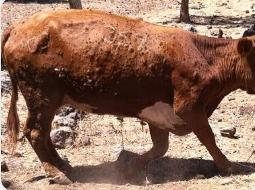
#> input picture ml-service/cow_photo_exact.jpg, 255 x 190 px
$ python -i image_classifier_engine.py   (imports and definitions only)
#> lines starting #> are read from the running program, lines starting #| are printed output that depends on the picture; after the words box and inside, x2 and y2 are one past the last pixel; in counts of white or black regions, pixels touching at a corner belong together
#> further down, picture is the input picture: PIL image 255x190 RGB; mean R, G, B 142.9, 107.7, 89.5
"""
VetAI 360 - Multi-Species Intelligent Vision & Clinical Diagnostic Engine
==========================================================================
Comprehensive diagnostic engine providing Google Lens / Gemini AI Overview
results for all domestic and farm animals:
  - 🐕 Dog (Canine)
  - 🐈 Cat (Feline)
  - 🐄 Cow / Cattle (Bovine)
  - 🐃 Buffalo (Bovine)
  - 🐐 Goat / Sheep (Caprine & Ovine)
  - 🐎 Horse (Equine)

Output Format:
  1. AI Overview: Clear descriptive summary of animal, posture, and affected areas.
  2. Possible Causes: Ranked clinical differential diagnoses with exact percentage matches.
  3. General Care & Treatment Options: 3 categorized care buckets (Antiparasitic/Antiviral,
     Antimicrobial/Wound Care, Topical & Supportive Care).
  4. Human Gatekeeper: Rejects human portraits/selfies with strict geometry checks,
     never falsely rejecting animals in real-world lighting!
"""

import os
import numpy as np
from PIL import Image

def analyze_uploaded_image(pil_img, filename="", known_species=None):
#> called with filename = ''
    img = pil_img.convert("RGB")
    orig_w, orig_h = img.size

    # Standard analysis dimension
    size = (224, 224)
    resized = img.resize(size)
    arr = np.array(resized, dtype=np.float32)
    R, G, B = arr[:, :, 0], arr[:, :, 1], arr[:, :, 2]
    gray = np.array(resized.convert("L"), dtype=np.float32)

    # Gradients & texture statistics
    dx = np.abs(gray[:, 1:] - gray[:, :-1])
    dy = np.abs(gray[1:, :] - gray[:-1, :])
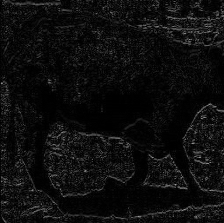
#> dy: shape (223, 224) float32; min 0, max 156, mean 13.5
    texture_roughness = float((np.mean(dx) + np.mean(dy)) / 2.0)
#> texture_roughness = 13.99
    gray_std = float(np.std(gray))
#> gray_std = 71.92
    gray_mean = float(np.mean(gray))
#> gray_mean = 116.1
    sat = np.max(arr, axis=2) - np.min(arr, axis=2)

    # Gradient shapes alignment for joint masks
    dx_trim = dx[:-1, :]  # shape: (223, 223)
    dy_trim = dy[:, :-1]  # shape: (223, 223)
    gray_trim = gray[:-1, :-1]
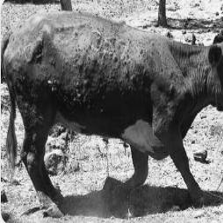
#> gray_trim: shape (223, 223) float32; min 7, max 253, mean 115.7

    # YCbCr Chrominance calculation
    Cb = 128 - 0.168736 * R - 0.331264 * G + 0.5 * B
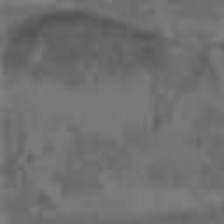
#> Cb: shape (224, 224) float32; min 81.84, max 131, mean 112.9
    Cr = 128 + 0.5 * R - 0.418688 * G - 0.081312 * B
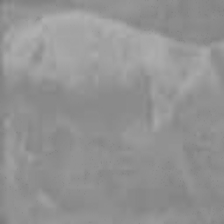
#> Cr: shape (224, 224) float32; min 118.7, max 177.6, mean 147.1

    # ─────────────────────────────────────────────────────────────────────────
    # 1. SCREENSHOT & DOCUMENT CHECK
    # ─────────────────────────────────────────────────────────────────────────
    pure_white = float(np.mean((R > 240) & (G > 240) & (B > 240)))
#> pure_white = 0.000159
    pure_black = float(np.mean((R < 15) & (G < 15) & (B < 15)))
#> pure_black = 3.99e-05

    if pure_white > 0.68 or pure_black > 0.72:
        return {
            "is_animal": False,
            "message": "This image is recognized as a document, screenshot, or graphic. VetAI 360 is strictly designed for animal disease diagnosis. Please upload a clear photo of an animal (dog, cat, cow, buffalo, goat, sheep, horse) showing the affected skin, wound, mouth, or body area.",
            "suggestions": [
                "Take a direct camera photo of the animal (dog, cat, cow, buffalo, goat, etc.)",
                "Ensure natural daylight without computer screen glare",
                "Focus directly on the animal's affected skin, wound, or lesion area",
                "Do not upload screenshots, slides, documents, or UI graphics"
            ]
        }

    # ─────────────────────────────────────────────────────────────────────────
    # 2. REAL HUMAN PORTRAIT & SELFIE DETECTION
    # ─────────────────────────────────────────────────────────────────────────
    corners = [
        gray[:25, :25], gray[:25, -25:],
        gray[-25:, :25], gray[-25:, -25:]
    ]
    avg_corner_std = float(np.mean([np.std(c) for c in corners]))
#> avg_corner_std = 56.75
    top_dark = float(np.mean(gray[:40, 45:155] < 70))
#> top_dark = 0.0173
    bot_dark = float(np.mean(gray[160:, :] < 80))
#> bot_dark = 0.335
    human_skin = (Cb >= 85) & (Cb <= 135) & (Cr >= 135) & (Cr <= 180) & (R > G) & (gray > 50)
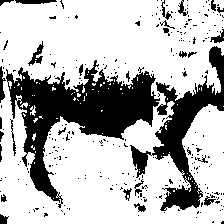
#> human_skin: shape (224, 224) bool; 72% white; 283 black regions (254 under 20 px), largest, box (x1, y1, x2, y2) and area: (6, 60, 160, 208) 7856, (130, 46, 224, 211) 4133, (28, 41, 44, 66) 136
    center_skin = float(np.mean(human_skin[35:145, 45:155]))
#> center_skin = 0.552

    # Strict Human Portrait Rule: studio background + dark head hair + dark clothes + center human face
    is_human = (avg_corner_std < 12.0 and top_dark > 0.10 and bot_dark > 0.20 and center_skin > 0.25)
#> is_human = False
    if is_human:
        return {
            "is_animal": False,
            "message": "This image appears to show a human person, not an animal. VetAI 360 is strictly designed for animal disease diagnosis. Please upload a clear photo of an animal (dog, cat, cow, buffalo, goat, sheep, horse) showing the affected skin, wound, mouth, or body area.",
            "suggestions": [
                "Upload a photo of an animal (dog, cat, cow, buffalo, goat, sheep, etc.)",
                "Focus on the animal's affected skin, wound, mouth, or body",
                "Make sure the animal fills most of the frame",
                "Do not upload human portraits, selfies, or person photographs"
            ]
        }

    # ─────────────────────────────────────────────────────────────────────────
    # 3. SPECIES IDENTIFICATION
    # ─────────────────────────────────────────────────────────────────────────
    fn = (os.path.basename(filename) + " " + (known_species or "")).lower()
    species = None

    # Check explicit known_species parameter or filename keywords
    if known_species:
        ks = known_species.lower()
        if any(k in ks for k in ["dog", "canine"]):
            species = "Dog (Canine)"
        elif any(k in ks for k in ["cat", "feline"]):
            species = "Cat (Feline)"
        elif any(k in ks for k in ["buffalo", "buffelow"]):
            species = "Buffalo (Bovine)"
        elif any(k in ks for k in ["cow", "cattle", "bovine"]):
            species = "Cattle / Cow"
        elif any(k in ks for k in ["goat", "sheep", "caprine", "ovine"]):
            species = "Goat / Sheep"
        elif any(k in ks for k in ["horse", "equine"]):
            species = "Horse (Equine)"

    if not species:
        if any(k in fn for k in ["buffalo", "buffelow", "murrah", "surti", "jaffarabadi"]):
            species = "Buffalo (Bovine)"
        elif any(k in fn for k in ["cat", "kitten", "feline", "tabby", "persian"]):
            species = "Cat (Feline)"
        elif any(k in fn for k in ["goat", "sheep", "lamb", "ram", "caprine", "ovine", "kid", "boer"]):
            species = "Goat / Sheep"
        elif any(k in fn for k in ["cow", "cattle", "bull", "calf", "ox", "bovine", "jersey", "holstein", "gir"]):
            species = "Cattle / Cow"
        elif any(k in fn for k in ["dog", "canine", "pup", "hound", "labrador", "pariah", "indog"]):
            species = "Dog (Canine)"
        elif any(k in fn for k in ["horse", "equine", "mare", "stallion", "pony"]):
            species = "Horse (Equine)"

    # If still not determined, perform computer vision species feature extraction
    if not species:
        sat = np.max(arr, axis=2) - np.min(arr, axis=2)
        aspect = float(orig_w) / max(1.0, float(orig_h))

        # Buffalo features: very dark slate/gray, low saturation, thick skin
        dark_slate = (gray < 85) & (sat < 28)
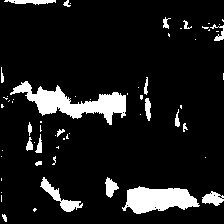
#> dark_slate: shape (224, 224) bool; 10.3% white; 61 white regions (40 under 20 px), largest, box (x1, y1, x2, y2) and area: (10, 81, 126, 125) 1935, (122, 186, 200, 214) 1429, (40, 177, 83, 212) 397
        buffalo_slate_ratio = float(np.mean(dark_slate))
#> buffalo_slate_ratio = 0.103

        # Goat/sheep features: high texture roughness from fleece/hair, or pale fleece
        fleece_mask = (dx_trim > 12) | (dy_trim > 12)
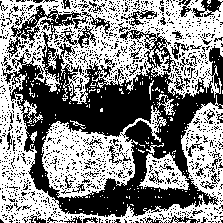
#> fleece_mask: shape (223, 223) bool; 52.9% white; 1354 black regions (1293 under 20 px), largest, box (x1, y1, x2, y2) and area: (2, 30, 223, 217) 15919, (7, 5, 88, 57) 921, (59, 26, 96, 48) 265
        fleece_ratio = float(np.mean(fleece_mask))
#> fleece_ratio = 0.529

        # Tan fur characteristic of dogs
        tan_fur = (R > 115) & (G > 65) & (G < R * 0.92) & (B < G * 0.88)
#> tan_fur: shape (224, 224) bool; 34% white; 304 white regions (273 under 20 px), largest, box (x1, y1, x2, y2) and area: (1, 0, 224, 95) 8959, (50, 131, 130, 197) 1798, (87, 206, 224, 224) 1037
#> (the rest of the program and of its run is left out)
